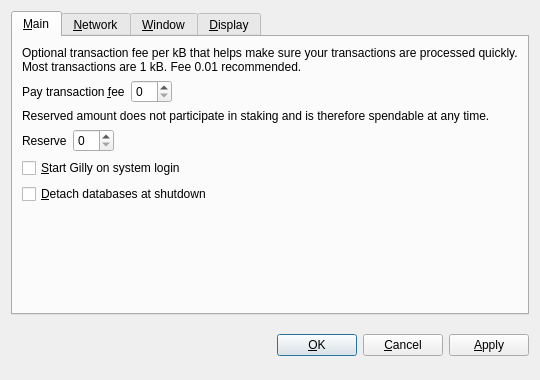
<?xml version="1.0" encoding="UTF-8"?>
<ui version="4.0">
 <class>OptionsDialog</class>
 <widget class="QDialog" name="OptionsDialog">
  <property name="geometry">
   <rect>
    <x>0</x>
    <y>0</y>
    <width>540</width>
    <height>380</height>
   </rect>
  </property>
  <property name="windowTitle">
   <string>Options</string>
  </property>
  <property name="modal">
   <bool>true</bool>
  </property>
  <layout class="QVBoxLayout" name="verticalLayout">
   <item>
    <widget class="QTabWidget" name="tabWidget">
     <property name="tabPosition">
      <enum>QTabWidget::North</enum>
     </property>
     <property name="currentIndex">
      <number>0</number>
     </property>
     <widget class="QWidget" name="tabMain">
      <attribute name="title">
       <string>&amp;Main</string>
      </attribute>
      <layout class="QVBoxLayout" name="verticalLayout_Main">
       <item>
        <widget class="QLabel" name="transactionFeeInfoLabel">
         <property name="text">
          <string>Optional transaction fee per kB that helps make sure your transactions are processed quickly. Most transactions are 1 kB. Fee 0.01 recommended.</string>
         </property>
         <property name="textFormat">
          <enum>Qt::PlainText</enum>
         </property>
         <property name="wordWrap">
          <bool>true</bool>
         </property>
        </widget>
       </item>
       <item>
        <layout class="QHBoxLayout" name="horizontalLayoutFee">
         <item>
          <widget class="QLabel" name="transactionFeeLabel">
           <property name="text">
            <string>Pay transaction &amp;fee</string>
           </property>
           <property name="textFormat">
            <enum>Qt::PlainText</enum>
           </property>
           <property name="buddy">
            <cstring>transactionFee</cstring>
           </property>
          </widget>
         </item>
         <item>
          <widget class="BitcoinAmountField" name="transactionFee"/>
         </item>
         <item>
          <spacer name="horizontalSpacerFee">
           <property name="orientation">
            <enum>Qt::Horizontal</enum>
           </property>
           <property name="sizeHint" stdset="0">
            <size>
             <width>40</width>
             <height>20</height>
            </size>
           </property>
          </spacer>
         </item>
        </layout>
       </item>
       <item>
        <widget class="QLabel" name="reserveBalanceInfoLabel">
         <property name="text">
          <string>Reserved amount does not participate in staking and is therefore spendable at any time.</string>
         </property>
         <property name="textFormat">
          <enum>Qt::PlainText</enum>
         </property>
         <property name="wordWrap">
          <bool>true</bool>
         </property>
        </widget>
       </item>
       <item>
        <layout class="QHBoxLayout" name="horizontalLayoutReserveBalance">
         <item>
          <widget class="QLabel" name="reserveBalanceLabel">
           <property name="text">
            <string>Reserve</string>
           </property>
           <property name="textFormat">
            <enum>Qt::PlainText</enum>
           </property>
           <property name="buddy">
            <cstring>reserveBalance</cstring>
           </property>
          </widget>
         </item>
         <item>
          <widget class="BitcoinAmountField" name="reserveBalance"/>
         </item>
         <item>
          <spacer name="horizontalSpacerReserveBalance">
           <property name="orientation">
            <enum>Qt::Horizontal</enum>
           </property>
           <property name="sizeHint" stdset="0">
            <size>
             <width>40</width>
             <height>20</height>
            </size>
           </property>
          </spacer>
         </item>
        </layout>
       </item>
       <item>
        <widget class="QCheckBox" name="bitcoinAtStartup">
         <property name="toolTip">
          <string>Automatically start Gilly after logging in to the system.</string>
         </property>
         <property name="text">
          <string>&amp;Start Gilly on system login</string>
         </property>
        </widget>
       </item>
       <item>
        <widget class="QCheckBox" name="detachDatabases">
         <property name="toolTip">
          <string>Detach block and address databases at shutdown. This means they can be moved to another data directory, but it slows down shutdown. The wallet is always detached.</string>
         </property>
         <property name="text">
          <string>&amp;Detach databases at shutdown</string>
         </property>
        </widget>
       </item>
       <item>
        <spacer name="verticalSpacer_Main">
         <property name="orientation">
          <enum>Qt::Vertical</enum>
         </property>
         <property name="sizeHint" stdset="0">
          <size>
           <width>20</width>
           <height>40</height>
          </size>
         </property>
        </spacer>
       </item>
      </layout>
     </widget>
     <widget class="QWidget" name="tabNetwork">
      <attribute name="title">
       <string>&amp;Network</string>
      </attribute>
      <layout class="QVBoxLayout" name="verticalLayout_Network">
       <item>
        <widget class="QCheckBox" name="mapPortUpnp">
         <property name="toolTip">
          <string>Automatically open the Gilly client port on the router. This only works when your router supports UPnP and it is enabled.</string>
         </property>
         <property name="text">
          <string>Map port using &amp;UPnP</string>
         </property>
        </widget>
       </item>
       <item>
        <widget class="QCheckBox" name="connectSocks">
         <property name="toolTip">
          <string>Connect to the Gilly network through a SOCKS proxy (e.g. when connecting through Tor).</string>
         </property>
         <property name="text">
          <string>&amp;Connect through SOCKS proxy:</string>
         </property>
        </widget>
       </item>
       <item>
        <layout class="QHBoxLayout" name="horizontalLayout_Network">
         <item>
          <widget class="QLabel" name="proxyIpLabel">
           <property name="text">
            <string>Proxy &amp;IP:</string>
           </property>
           <property name="textFormat">
            <enum>Qt::PlainText</enum>
           </property>
           <property name="buddy">
            <cstring>proxyIp</cstring>
           </property>
          </widget>
         </item>
         <item>
          <widget class="QValidatedLineEdit" name="proxyIp">
           <property name="maximumSize">
            <size>
             <width>140</width>
             <height>16777215</height>
            </size>
           </property>
           <property name="toolTip">
            <string>IP address of the proxy (e.g. 127.0.0.1)</string>
           </property>
          </widget>
         </item>
         <item>
          <widget class="QLabel" name="proxyPortLabel">
           <property name="text">
            <string>&amp;Port:</string>
           </property>
           <property name="textFormat">
            <enum>Qt::PlainText</enum>
           </property>
           <property name="buddy">
            <cstring>proxyPort</cstring>
           </property>
          </widget>
         </item>
         <item>
          <widget class="QLineEdit" name="proxyPort">
           <property name="maximumSize">
            <size>
             <width>55</width>
             <height>16777215</height>
            </size>
           </property>
           <property name="toolTip">
            <string>Port of the proxy (e.g. 9050)</string>
           </property>
          </widget>
         </item>
         <item>
          <widget class="QLabel" name="socksVersionLabel">
           <property name="text">
            <string>SOCKS &amp;Version:</string>
           </property>
           <property name="textFormat">
            <enum>Qt::PlainText</enum>
           </property>
           <property name="buddy">
            <cstring>socksVersion</cstring>
           </property>
          </widget>
         </item>
         <item>
          <widget class="QValueComboBox" name="socksVersion">
           <property name="toolTip">
            <string>SOCKS version of the proxy (e.g. 5)</string>
           </property>
          </widget>
         </item>
         <item>
          <spacer name="horizontalSpacer_Network">
           <property name="orientation">
            <enum>Qt::Horizontal</enum>
           </property>
           <property name="sizeHint" stdset="0">
            <size>
             <width>40</width>
             <height>20</height>
            </size>
           </property>
          </spacer>
         </item>
        </layout>
       </item>
       <item>
        <spacer name="verticalSpacer_Network">
         <property name="orientation">
          <enum>Qt::Vertical</enum>
         </property>
         <property name="sizeHint" stdset="0">
          <size>
           <width>20</width>
           <height>40</height>
          </size>
         </property>
        </spacer>
       </item>
      </layout>
     </widget>
     <widget class="QWidget" name="tabWindow">
      <attribute name="title">
       <string>&amp;Window</string>
      </attribute>
      <layout class="QVBoxLayout" name="verticalLayout_Window">
       <item>
        <widget class="QCheckBox" name="minimizeToTray">
         <property name="toolTip">
          <string>Show only a tray icon after minimizing the window.</string>
         </property>
         <property name="text">
          <string>&amp;Minimize to the tray instead of the taskbar</string>
         </property>
        </widget>
       </item>
       <item>
        <widget class="QCheckBox" name="minimizeOnClose">
         <property name="toolTip">
          <string>Minimize instead of exit the application when the window is closed. When this option is enabled, the application will be closed only after selecting Quit in the menu.</string>
         </property>
         <property name="text">
          <string>M&amp;inimize on close</string>
         </property>
        </widget>
       </item>
       <item>
        <spacer name="verticalSpacer_Window">
         <property name="orientation">
          <enum>Qt::Vertical</enum>
         </property>
         <property name="sizeHint" stdset="0">
          <size>
           <width>20</width>
           <height>40</height>
          </size>
         </property>
        </spacer>
       </item>
      </layout>
     </widget>
     <widget class="QWidget" name="tabDisplay">
      <attribute name="title">
       <string>&amp;Display</string>
      </attribute>
      <layout class="QVBoxLayout" name="verticalLayout_Display">
       <item>
        <layout class="QHBoxLayout" name="horizontalLayout_1_Display">
         <item>
          <widget class="QLabel" name="langLabel">
           <property name="text">
            <string>User Interface &amp;language:</string>
           </property>
           <property name="textFormat">
            <enum>Qt::PlainText</enum>
           </property>
           <property name="buddy">
            <cstring>lang</cstring>
           </property>
          </widget>
         </item>
         <item>
          <widget class="QValueComboBox" name="lang">
           <property name="toolTip">
            <string>The user interface language can be set here. This setting will take effect after restarting Gilly.</string>
           </property>
          </widget>
         </item>
        </layout>
       </item>
       <item>
        <layout class="QHBoxLayout" name="horizontalLayout_2_Display">
         <item>
          <widget class="QLabel" name="unitLabel">
           <property name="text">
            <string>&amp;Unit to show amounts in:</string>
           </property>
           <property name="textFormat">
            <enum>Qt::PlainText</enum>
           </property>
           <property name="buddy">
            <cstring>unit</cstring>
           </property>
          </widget>
         </item>
         <item>
          <widget class="QValueComboBox" name="unit">
           <property name="toolTip">
            <string>Choose the default subdivision unit to show in the interface and when sending coins.</string>
           </property>
          </widget>
         </item>
        </layout>
       </item>
       <item>
        <widget class="QCheckBox" name="displayAddresses">
         <property name="toolTip">
          <string>Whether to show Gilly addresses in the transaction list or not.</string>
         </property>
         <property name="text">
          <string>&amp;Display addresses in transaction list</string>
         </property>
        </widget>
       </item>
       <item>
        <widget class="QCheckBox" name="coinControlFeatures">
         <property name="toolTip">
          <string>Whether to show coin control features or not.</string>
         </property>
         <property name="text">
          <string>Display coin &amp;control features (experts only!)</string>
         </property>
        </widget>
       </item>
       <item>
        <spacer name="verticalSpacer_Display">
         <property name="orientation">
          <enum>Qt::Vertical</enum>
         </property>
         <property name="sizeHint" stdset="0">
          <size>
           <width>20</width>
           <height>40</height>
          </size>
         </property>
        </spacer>
       </item>
      </layout>
     </widget>
    </widget>
   </item>
   <item>
    <layout class="QHBoxLayout" name="horizontalLayout_Buttons">
     <item>
      <spacer name="horizontalSpacer_1">
       <property name="orientation">
        <enum>Qt::Horizontal</enum>
       </property>
       <property name="sizeHint" stdset="0">
        <size>
         <width>40</width>
         <height>48</height>
        </size>
       </property>
      </spacer>
     </item>
     <item>
      <widget class="QLabel" name="statusLabel">
       <property name="font">
        <font>
         <weight>75</weight>
         <bold>true</bold>
        </font>
       </property>
       <property name="text">
        <string/>
       </property>
       <property name="textFormat">
        <enum>Qt::PlainText</enum>
       </property>
       <property name="wordWrap">
        <bool>true</bool>
       </property>
      </widget>
     </item>
     <item>
      <spacer name="horizontalSpacer_2">
       <property name="orientation">
        <enum>Qt::Horizontal</enum>
       </property>
       <property name="sizeHint" stdset="0">
        <size>
         <width>40</width>
         <height>48</height>
        </size>
       </property>
      </spacer>
     </item>
     <item>
      <widget class="QPushButton" name="okButton">
       <property name="text">
        <string>&amp;OK</string>
       </property>
      </widget>
     </item>
     <item>
      <widget class="QPushButton" name="cancelButton">
       <property name="text">
        <string>&amp;Cancel</string>
       </property>
       <property name="autoDefault">
        <bool>false</bool>
       </property>
      </widget>
     </item>
     <item>
      <widget class="QPushButton" name="applyButton">
       <property name="text">
        <string>&amp;Apply</string>
       </property>
       <property name="autoDefault">
        <bool>false</bool>
       </property>
      </widget>
     </item>
    </layout>
   </item>
  </layout>
 </widget>
 <customwidgets>
  <customwidget>
   <class>BitcoinAmountField</class>
   <extends>QSpinBox</extends>
   <header>bitcoinamountfield.h</header>
  </customwidget>
  <customwidget>
   <class>QValueComboBox</class>
   <extends>QComboBox</extends>
   <header>qvaluecombobox.h</header>
  </customwidget>
  <customwidget>
   <class>QValidatedLineEdit</class>
   <extends>QLineEdit</extends>
   <header>qvalidatedlineedit.h</header>
  </customwidget>
 </customwidgets>
 <resources/>
 <connections/>
</ui>
